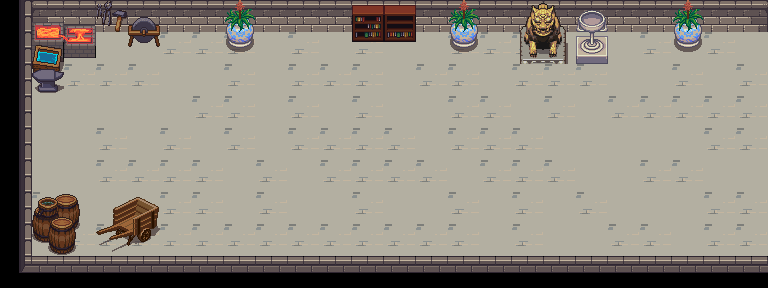

A level layout from a 2D game, rendered from its tile map. Below: a short description, then the map file with tile-grid data replaced by summaries:
An orthogonal 24x9 tile map with 32x32 px tiles, 4 tile layers (ground, walls1, ground1, ground2), 7 tilesets and 12 objects (blacksmith, spellVendor, startPoint).

<map version="1.10" tiledversion="1.10.2" orientation="orthogonal" renderorder="right-up" width="24" height="9" tilewidth="32" tileheight="32" infinite="0" nextlayerid="15" nextobjectid="54">
 <tileset firstgid="1" source="tileset.tsx" />
 <tileset firstgid="211" name="floors" tilewidth="32" tileheight="32" tilecount="2048" columns="32">
  <image source="../sprites/terrain/floors.png" width="1024" height="2048" />
 </tileset>
 <tileset firstgid="2259" name="blacksmith" tilewidth="32" tileheight="32" tilecount="1024" columns="32">
  <image source="../sprites/terrain/blacksmith-smelter.png" width="1024" height="1024" />
 </tileset>
 <tileset firstgid="3283" name="walls" tilewidth="32" tileheight="32" tilecount="6144" columns="64">
  <image source="../sprites/terrain/walls.png" trans="080a0a" width="2048" height="3072" />
 </tileset>
 <tileset firstgid="9427" name="obj_misk_atlas" tilewidth="32" tileheight="32" tilecount="1024" columns="32">
  <image source="../sprites/terrain/obj_misk_atlas.png" trans="080a0a" width="1024" height="1024" />
 </tileset>
 <tileset firstgid="10451" name="build_atlas" tilewidth="32" tileheight="32" tilecount="1024" columns="32">
  <image source="../sprites/terrain/build_atlas.png" trans="080a0a" width="1024" height="1024" />
 </tileset>
 <tileset firstgid="11475" name="DungeonCrawl_ProjectUtumnoTileset" tilewidth="32" tileheight="32" tilecount="3072" columns="64">
  <image source="../sprites/terrain/DungeonCrawl_ProjectUtumnoTileset.png" trans="080a0a" width="2048" height="1536" />
 </tileset>
 <layer id="9" name="ground" width="24" height="9">
  <data>[216 cells, 161 non-empty, 2 distinct tile ids]</data>
 </layer>
 <layer id="10" name="walls1" width="24" height="9">
  <data>[216 cells, 55 non-empty, 6 distinct tile ids]</data>
 </layer>
 <layer id="11" name="ground1" width="24" height="9">
  <data>[216 cells, 29 non-empty, 25 distinct tile ids]</data>
 </layer>
 <layer id="12" name="ground2" width="24" height="9">
  <data>[216 cells, 6 non-empty, 6 distinct tile ids]</data>
 </layer>
 <objectgroup color="#ff0000" id="7" name="collision">
  <object id="35" x="64" y="32">
   <polygon points="0,0 0,64 -32,64 0,64" />
  </object>
  <object id="36" x="32" y="192">
   <polygon points="0,0 128,0 0,0" />
  </object>
  <object id="37" x="160" y="192">
   <polygon points="0,0 0,64 0,0" />
  </object>
  <object id="42" x="32" y="96">
   <polygon points="0,0 0,96 0,0" />
  </object>
  <object id="45" x="768" y="32">
   <polygon points="0,0 0,224 0,0" />
  </object>
  <object id="46" x="768" y="256">
   <polygon points="0,0 -608,0 0,0" />
  </object>
  <object id="47" x="64" y="32">
   <polygon points="0,0 704,0 0,0" />
  </object>
  <object id="48" x="512" y="32">
   <polygon points="0,0 0,32 96,32 96,0" />
  </object>
  <object id="49" x="608" y="64">
   <polygon points="0,0 0,-32 -96,-32 -96,0" />
  </object>
 </objectgroup>
 <objectgroup id="5" name="gameObjects">
  <object id="51" name="blacksmith" x="80" y="80">
   <point />
  </object>
  <object id="52" name="spellVendor" x="432" y="48">
   <point />
  </object>
 </objectgroup>
 <objectgroup id="6" name="playerStartLocation" offsetx="0" offsety="0.333333">
  <object id="22" name="startPoint" x="208" y="144">
   <point />
  </object>
 </objectgroup>
</map>
